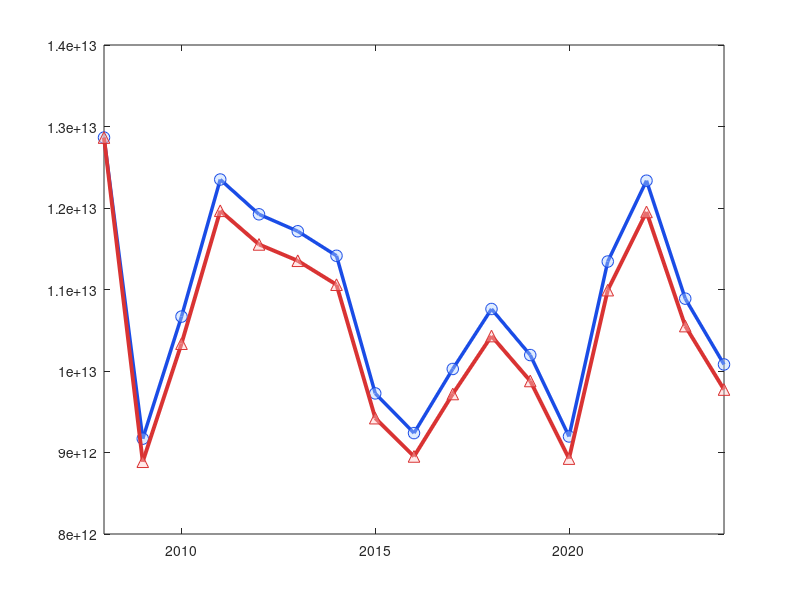

The MATLAB source for this figure: (Note: this script raises an error after producing the figure.)
function plot_obs_vs_sim()

%% ====== Load data ======
S1 = load('X_obs.mat','X_obs');
S2 = load('X_p.mat','X_p');

A  = squeeze(S1.X_obs);
B  = squeeze(S2.X_p);

yA = sum(A, 2);                 % observed total
yB = sum(B, 2);                 % simulated total

% Force column vectors (avoid plot dimension errors)
yA = yA(:);
yB = yB(:);

%% ====== Build years ======
dataDir = 'C:\Users\xuren\Desktop\NP-real\0Data\10.Economy_trade';
files   = dir(fullfile(dataDir,'trade_*TOTAL_new.csv'));
yearStr = regexp({files.name}, '\d{4}', 'match', 'once');
years   = sort(str2double(yearStr(~cellfun('isempty',yearStr))));
years   = years(:);

% Ensure baseline year 2008 is included
if ~isempty(years) && min(years) >= 2009
    years = [2008; years];
end

% Fallback if mismatch
if isempty(years) || numel(years) ~= numel(yA)
    years = (2008 : 2008 + numel(yA) - 1)';
end

% Ensure same length for safety
n = min([numel(years), numel(yA), numel(yB)]);
years = years(1:n);
yA    = yA(1:n);
yB    = yB(1:n);

%% ====== Common plot settings ======
blue_dark  = [0.10 0.30 0.90];
blue_light = [0.70 0.82 1.00];
red_dark   = [0.85 0.20 0.20];
red_light  = [1.00 0.78 0.78];
fillAlpha  = 0.40;

figW = 12; figH = 9;     % cm
pos  = [0.15 0.15 0.75 0.75];

yMin = 8e12; 
yMax = 14e12;

%% ---------- (1) Time series ----------
figure('Units','centimeters','Position',[2 2 figW figH]); hold on

plot(years, yA, '-', 'Color', blue_dark, 'LineWidth', 2.5);
scatter(years, yA, 70, 'o', ...
    'MarkerEdgeColor', blue_dark, 'MarkerFaceColor', blue_light, ...
    'MarkerEdgeAlpha', 1, 'MarkerFaceAlpha', fillAlpha);

plot(years, yB, '-', 'Color', red_dark, 'LineWidth', 2.8);
scatter(years, yB, 70, '^', ...
    'MarkerEdgeColor', red_dark, 'MarkerFaceColor', red_light, ...
    'MarkerEdgeAlpha', 1, 'MarkerFaceAlpha', fillAlpha);

ax = gca;
box on; grid off;
xlim([years(1) years(end)]);
ylim([yMin yMax]);

ax.XTick = years(round(linspace(1, numel(years), 5)));
ax.YTick = linspace(yMin, yMax, 3);

ax.XTickLabel = [];
ax.YTickLabel = [];
ax.YRuler.SecondaryLabel.Visible = 'off';
ax.YAxis.Exponent = 0;

ax.LineWidth = 2;
ax.FontSize  = 30;
set(gca,'Position',pos);

%% ---------- (2) Scatter correlation ----------
idx = (yA > 0) & (yB > 0);
x = yA(idx);
y = yB(idx);

% Compute Spearman and Pearson correlations
[rhoS, ~] = corr(x, y, 'Type', 'Spearman');
[rhoP, ~] = corr(x, y, 'Type', 'Pearson');

figure('Units','centimeters','Position',[2 2 figW figH]); hold on
scatter(x, y, 60, [0.55 0.20 0.70], 'filled', ...
    'MarkerEdgeColor', 'k', 'MarkerFaceAlpha', 0.75);

plot([yMin yMax], [yMin yMax], 'k--', 'LineWidth', 1.0);

% Keep your title (rho and r)
%title(sprintf('\\bf%c = %.3f,  r = %.3f', 961, rhoS, rhoP), ...
      %'FontSize', 16);

axis equal;
xlim([yMin yMax]);
ylim([yMin yMax]);
box on; grid off;

ax = gca;
ax.XTick = linspace(yMin, yMax, 3);
ax.YTick = linspace(yMin, yMax, 3);

ax.XTickLabel = [];
ax.YTickLabel = [];
ax.YRuler.SecondaryLabel.Visible = 'off';
ax.XAxis.Exponent = 0;
ax.YAxis.Exponent = 0;

ax.LineWidth = 2;
ax.FontSize  = 37;
set(gca,'Position',pos);

%% ---------- (3) Distribution: KS test ----------
figure('Units','centimeters','Position',[2 2 figW figH]); hold on
edges = linspace(min([x; y]), max([x; y]), 25);

histogram(x, edges, 'Normalization','probability', ...
    'FaceColor', blue_dark, 'FaceAlpha', 0.45);
histogram(y, edges, 'Normalization','probability', ...
    'FaceColor', red_dark,  'FaceAlpha', 0.45);

% Kolmogorov–Smirnov test statistic
[~, ~, ksD] = kstest2(x, y);

% Keep your title (D)
%title(sprintf('D = %.3f', ksD), 'FontSize', 16);

box on; grid off;

ax = gca;
xlim([yMin yMax]);
ax.XTick = linspace(yMin, yMax, 3);

ylim([0, 0.2]);
ax.YTick = [0 0.1 0.2];

ax.XTickLabel = [];
ax.YTickLabel = [];
ax.YRuler.SecondaryLabel.Visible = 'off';
ax.XAxis.Exponent = 0;
ax.YAxis.Exponent = 0;

ax.LineWidth = 2;
ax.FontSize  = 37;
set(gca,'Position',pos);

end
